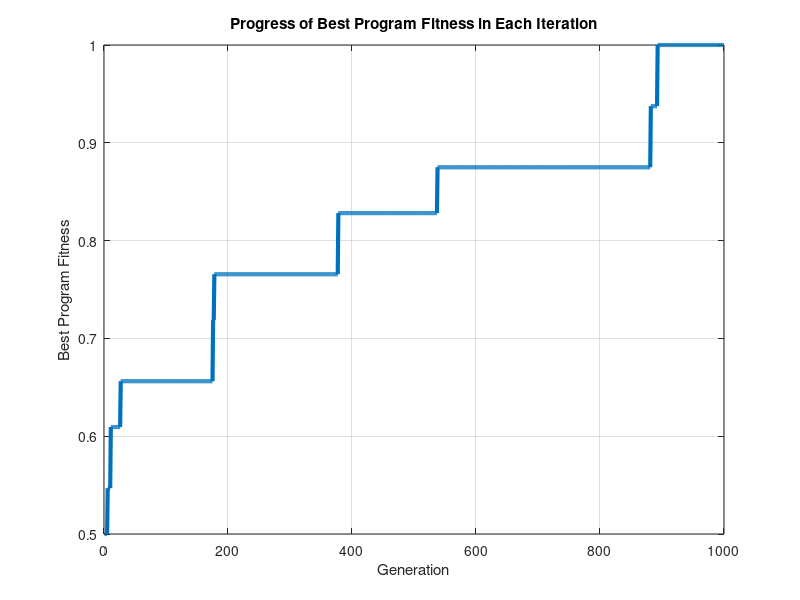

Write MATLAB code to recreate this figure. (Note: this script raises an error after producing the figure.)
clc;
clear;

generations = 1 : 1 : 1000;

bestFitnesses = zeros(1000, 1);

% 1-5: 0.5
% 6-10: 0.546875
% 11-26: 0.609375
% 27-175: 0.65625
% 176-177: 0.71875
% 178-377: 0.765625
% 378-537: 0.828125
% 538-881: 0.875
% 882-892: 0.9375
% 893-1000: 1

ranges = [1 5 10 26 175 177 377 537 881 892 1000];

values = [0.5 0.546875 0.609375 0.65625 0.71875 0.765625 0.828125 0.875 ... 
    0.9375 1];

for i = 1 : 1000
    if i >= ranges(1) && i <= ranges(2)
        bestFitnesses(i) = values(1);
    elseif i >= ranges(2) + 1 && i <= ranges(3)
        bestFitnesses(i) = values(2);
    elseif i >= ranges(3) + 1 && i <= ranges(4)
        bestFitnesses(i) = values(3);
    elseif i >= ranges(4) + 1 && i <= ranges(5)
        bestFitnesses(i) = values(4);
    elseif i >= ranges(5) + 1 && i <= ranges(6)
        bestFitnesses(i) = values(5);
    elseif i >= ranges(6) + 1 && i <= ranges(7)
        bestFitnesses(i) = values(6);
    elseif i >= ranges(7) + 1 && i <= ranges(8)
        bestFitnesses(i) = values(7);
    elseif i >= ranges(8) + 1 && i <= ranges(9)
        bestFitnesses(i) = values(8);
    elseif i >= ranges(9) + 1 && i <= ranges(10)
        bestFitnesses(i) = values(9);
    elseif i >= ranges(10) + 1 && i <= ranges(11)
        bestFitnesses(i) = values(10);
    end
end

plot(generations, bestFitnesses, 'LineWidth', 3);
title('Progress of Best Program Fitness in Each Iteration');
xlabel('Generation');
ylabel('Best Program Fitness');
grid on;
ax = gca;
ax.FontSize = 24;
